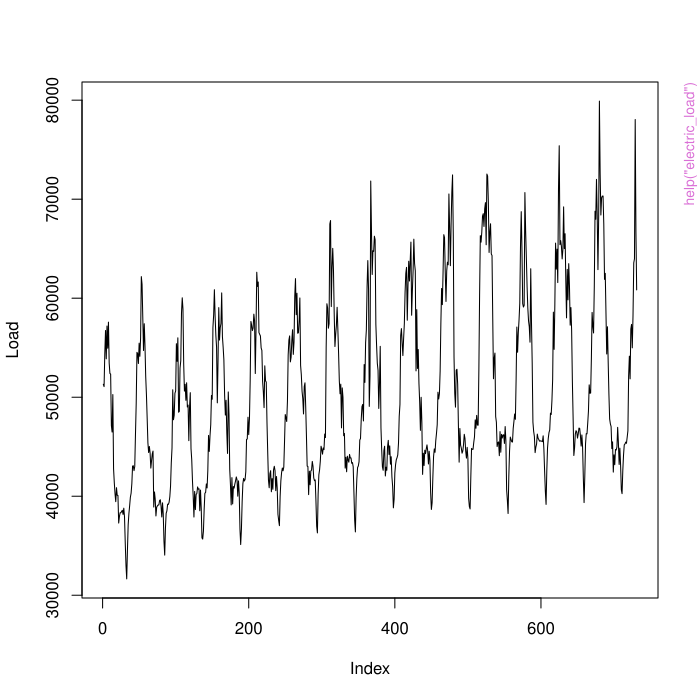

Write the R code that produced this figure.
pkgname <- "opera"
source(file.path(R.home("share"), "R", "examples-header.R"))
options(warn = 1)
library('opera')

base::assign(".oldSearch", base::search(), pos = 'CheckExEnv')
base::assign(".old_wd", base::getwd(), pos = 'CheckExEnv')
cleanEx()
nameEx("electric_load")
### * electric_load

flush(stderr()); flush(stdout())

### Name: electric_load
### Title: Electricity forecasting data set
### Aliases: electric_load
### Keywords: datasets

### ** Examples

 data(electric_load)
 # a few graphs to display the data
 attach(electric_load)
 plot(Load, type = 'l')
 plot(Temp, Load, pch = 16, cex = 0.5)
 plot(NumWeek, Load, pch = 16, cex = 0.5)
 plot(Load, Load1, pch = 16, cex = 0.5)
 acf(Load, lag.max = 20)
 detach(electric_load)



cleanEx()
nameEx("mixture")
### * mixture

flush(stderr()); flush(stdout())

### Name: mixture
### Title: Compute an aggregation rule
### Aliases: mixture print.mixture summary.mixture
### Keywords: ~models ~ts

### ** Examples

#' 
library('opera')  # load the package
set.seed(1)

# Example: find the best one week ahead forecasting strategy (weekly data)
# packages
library(mgcv)

# import data
data(electric_load)
idx_data_test <- 620:nrow(electric_load)
data_train <- electric_load[-idx_data_test, ]
data_test <- electric_load[idx_data_test, ]

# Build the expert forecasts 
# ##########################

# 1) A generalized additive model
gam.fit <- gam(Load ~ s(IPI) + s(Temp) + s(Time, k=3) + 
                s(Load1) + as.factor(NumWeek), data = data_train)
gam.forecast <- predict(gam.fit, newdata = data_test)

# 2) An online autoregressive model on the residuals of a medium term model

# Medium term model to remove trend and seasonality (using generalized additive model)
detrend.fit <- gam(Load ~ s(Time,k=3) + s(NumWeek) + s(Temp) + s(IPI), data = data_train)
electric_load$Trend <- c(predict(detrend.fit), predict(detrend.fit,newdata = data_test))
electric_load$Load.detrend <- electric_load$Load - electric_load$Trend

# Residual analysis
ar.forecast <- numeric(length(idx_data_test))
for (i in seq(idx_data_test)) {
 ar.fit <- ar(electric_load$Load.detrend[1:(idx_data_test[i] - 1)])
 ar.forecast[i] <- as.numeric(predict(ar.fit)$pred) + electric_load$Trend[idx_data_test[i]]
}

# Aggregation of experts
###########################

X <- cbind(gam.forecast, ar.forecast)
colnames(X) <- c('gam', 'ar')
Y <- data_test$Load

matplot(cbind(Y, X), type = 'l', col = 1:6, ylab = 'Weekly load', xlab = 'Week')


# How good are the expert? Look at the oracles
oracle.convex <- oracle(Y = Y, experts = X, loss.type = 'square', model = 'convex')
plot(oracle.convex)
oracle.convex

# Is a single expert the best over time ? Are there breaks ?
oracle.shift <- oracle(Y = Y, experts = X, loss.type = 'percentage', model = 'shifting')
plot(oracle.shift)
oracle.shift

# Online aggregation of the experts with BOA
#############################################

# Initialize the aggregation rule
m0.BOA <- mixture(model = 'BOA', loss.type = 'square')

# Perform online prediction using BOA There are 3 equivalent possibilities 1)
# start with an empty model and update the model sequentially
m1.BOA <- m0.BOA
for (i in 1:length(Y)) {
 m1.BOA <- predict(m1.BOA, newexperts = X[i, ], newY = Y[i])
}

# 2) perform online prediction directly from the empty model
m2.BOA <- predict(m0.BOA, newexpert = X, newY = Y, online = TRUE)

# 3) perform the online aggregation directly
m3.BOA <- mixture(Y = Y, experts = X, model = 'BOA', loss.type = 'square')

# These predictions are equivalent:
identical(m1.BOA, m2.BOA)  # TRUE
identical(m1.BOA, m3.BOA)  # TRUE

# Display the results
summary(m3.BOA)
plot(m1.BOA)



cleanEx()
nameEx("opera-package")
### * opera-package

flush(stderr()); flush(stdout())

### Name: opera-package
### Title: Online Prediction by ExpeRt Aggregation
### Aliases: opera-package opera
### Keywords: package

### ** Examples

#' 
library('opera')  # load the package
set.seed(1)

# Example: find the best one week ahead forecasting strategy (weekly data)
# packages
library(mgcv)

# import data
data(electric_load)
idx_data_test <- 620:nrow(electric_load)
data_train <- electric_load[-idx_data_test, ]
data_test <- electric_load[idx_data_test, ]

# Build the expert forecasts 
# ##########################

# 1) A generalized additive model
gam.fit <- gam(Load ~ s(IPI) + s(Temp) + s(Time, k=3) + 
                s(Load1) + as.factor(NumWeek), data = data_train)
gam.forecast <- predict(gam.fit, newdata = data_test)

# 2) An online autoregressive model on the residuals of a medium term model

# Medium term model to remove trend and seasonality (using generalized additive model)
detrend.fit <- gam(Load ~ s(Time,k=3) + s(NumWeek) + s(Temp) + s(IPI), data = data_train)
electric_load$Trend <- c(predict(detrend.fit), predict(detrend.fit,newdata = data_test))
electric_load$Load.detrend <- electric_load$Load - electric_load$Trend

# Residual analysis
ar.forecast <- numeric(length(idx_data_test))
for (i in seq(idx_data_test)) {
 ar.fit <- ar(electric_load$Load.detrend[1:(idx_data_test[i] - 1)])
 ar.forecast[i] <- as.numeric(predict(ar.fit)$pred) + electric_load$Trend[idx_data_test[i]]
}

# Aggregation of experts
###########################

X <- cbind(gam.forecast, ar.forecast)
colnames(X) <- c('gam', 'ar')
Y <- data_test$Load

matplot(cbind(Y, X), type = 'l', col = 1:6, ylab = 'Weekly load', xlab = 'Week')


# How good are the expert? Look at the oracles
oracle.convex <- oracle(Y = Y, experts = X, loss.type = 'square', model = 'convex')
plot(oracle.convex)
oracle.convex

# Is a single expert the best over time ? Are there breaks ?
oracle.shift <- oracle(Y = Y, experts = X, loss.type = 'percentage', model = 'shifting')
plot(oracle.shift)
oracle.shift

# Online aggregation of the experts with BOA
#############################################

# Initialize the aggregation rule
m0.BOA <- mixture(model = 'BOA', loss.type = 'square')

# Perform online prediction using BOA There are 3 equivalent possibilities 1)
# start with an empty model and update the model sequentially
m1.BOA <- m0.BOA
for (i in 1:length(Y)) {
 m1.BOA <- predict(m1.BOA, newexperts = X[i, ], newY = Y[i])
}

# 2) perform online prediction directly from the empty model
m2.BOA <- predict(m0.BOA, newexpert = X, newY = Y, online = TRUE)

# 3) perform the online aggregation directly
m3.BOA <- mixture(Y = Y, experts = X, model = 'BOA', loss.type = 'square')

# These predictions are equivalent:
identical(m1.BOA, m2.BOA)  # TRUE
identical(m1.BOA, m3.BOA)  # TRUE

# Display the results
summary(m3.BOA)
plot(m1.BOA)



### * <FOOTER>
###
cleanEx()
options(digits = 7L)
base::cat("Time elapsed: ", proc.time() - base::get("ptime", pos = 'CheckExEnv'),"\n")
grDevices::dev.off()
###
### Local variables: ***
### mode: outline-minor ***
### outline-regexp: "\\(> \\)?### [*]+" ***
### End: ***
quit('no')
